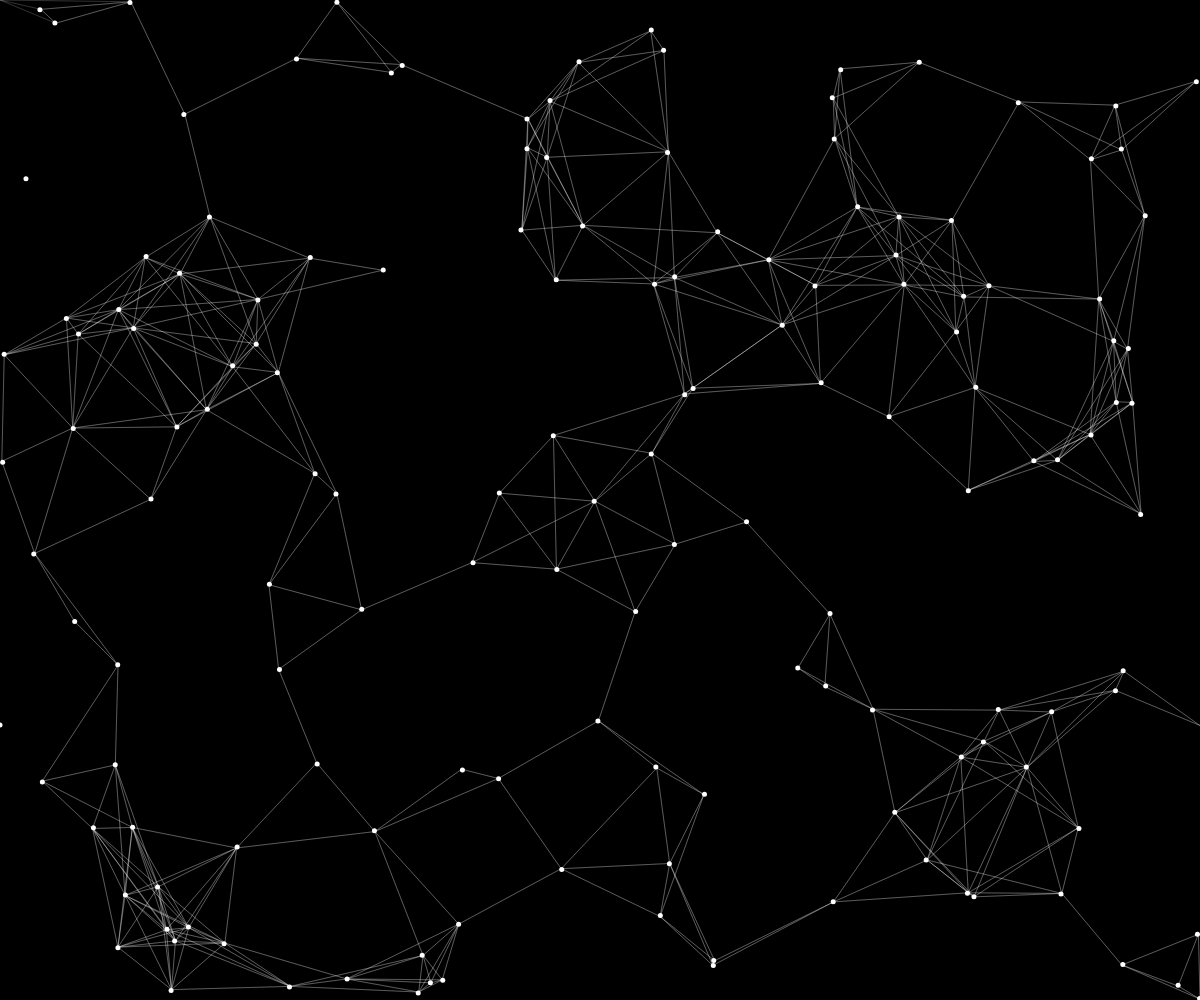
Frame 1 (no input)
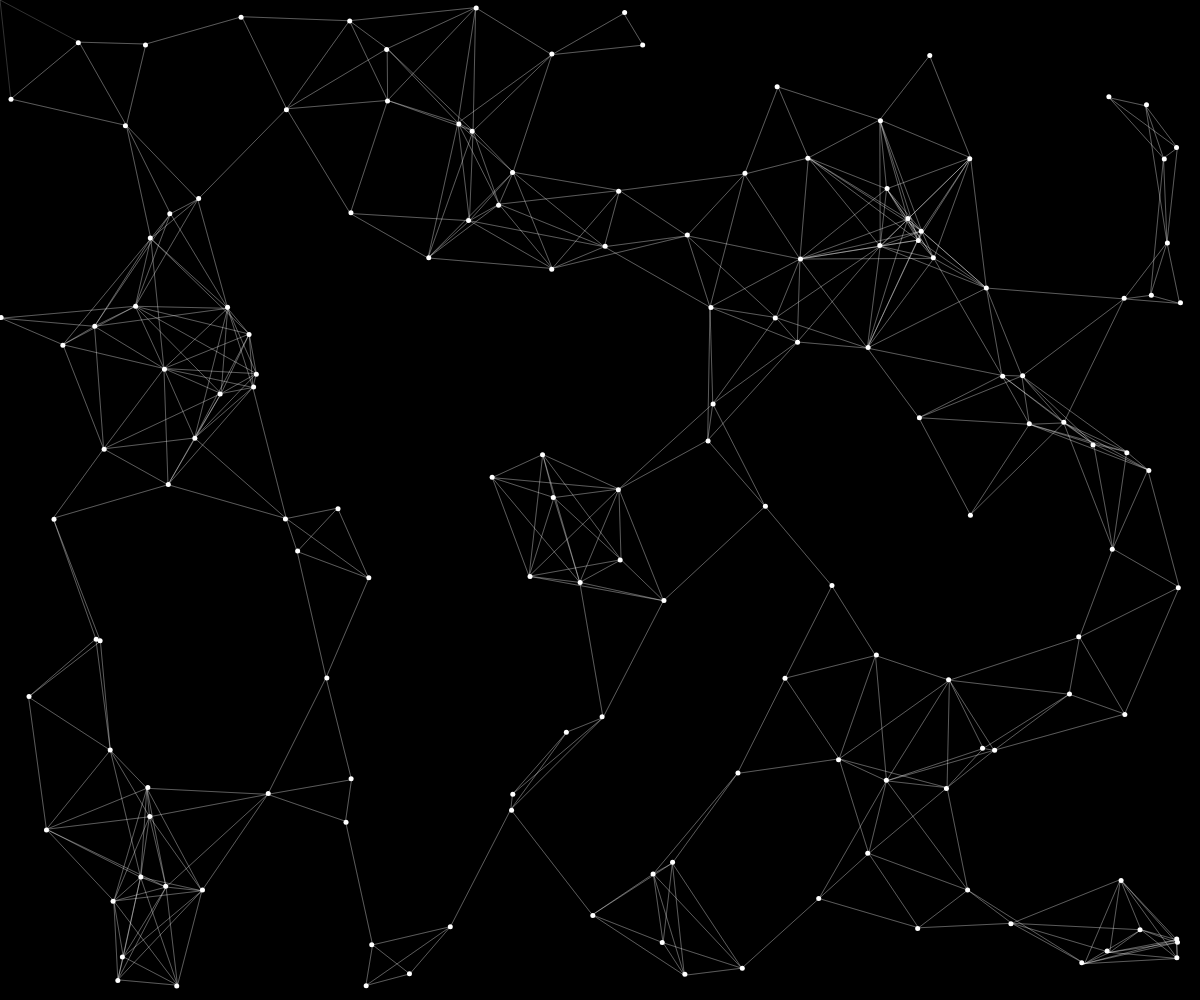
Frame 60 (no input)
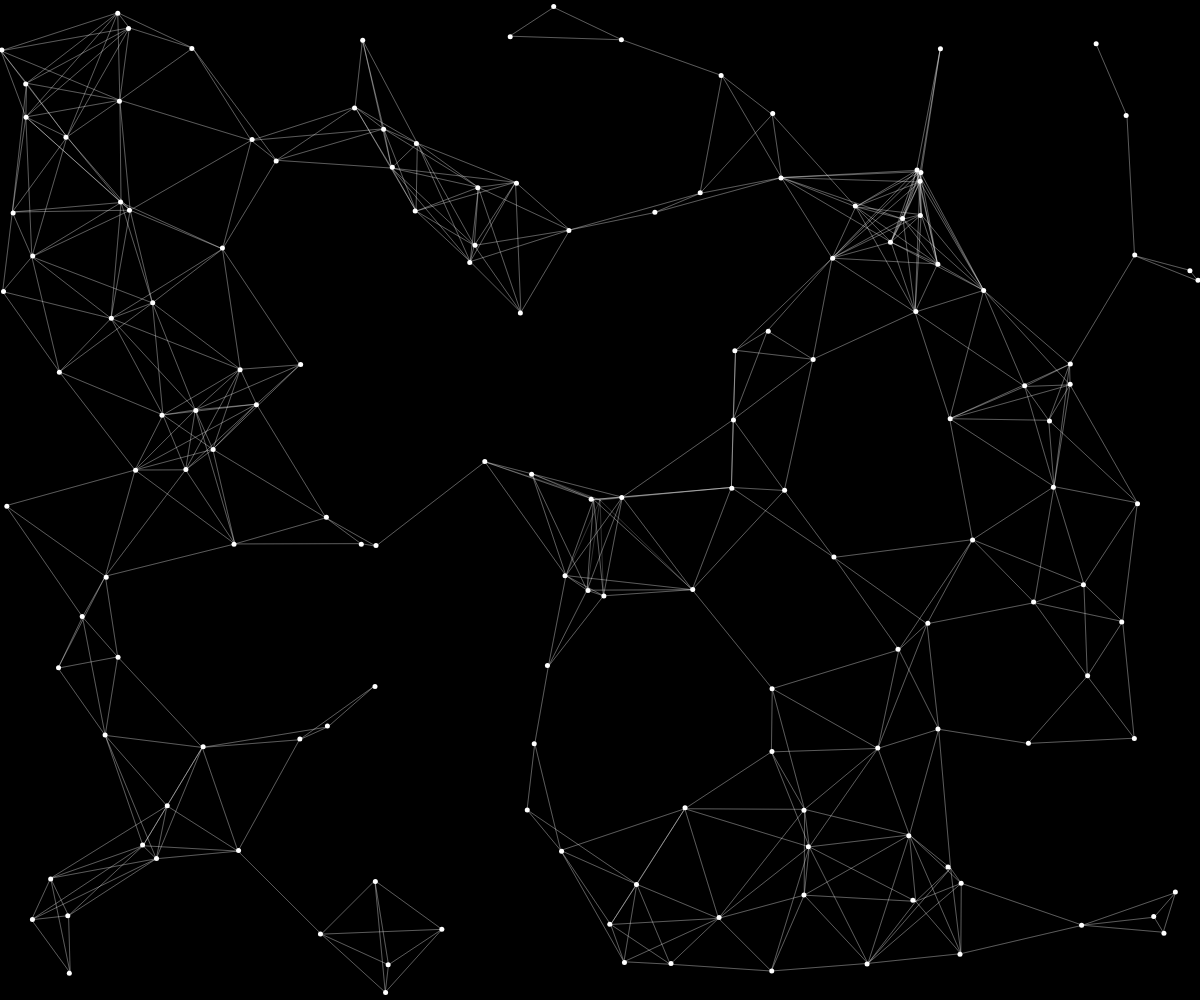
Frame 120 (the mouse pressed at the canvas centre since frame 60)

The p5.js sketch that drew these frames (run headless with seeded random() and noise() and a simulated clock; from frame 60 on, the mouse is pressed at the canvas centre):

// p5.js sketch
// ── sketch.js
// Array to hold particles
let particles = [];
// Number of particles
const numParticles = 150;
// Maximum distance for connection between particles
const maxConnectionDistance = 140;
// Radius of gravity influence
const gravityRadius = 60;
// Strength of gravity
const gravityStrength = 0.20;

// Setup function: runs once at the beginning
function setup() {
  // Create canvas that fills the entire window
  createCanvas(windowWidth, windowHeight);
  // Create particles and add them to the array
  for (let i = 0; i < numParticles; i++) {
    particles.push(new Particle(random(width), random(height)));
  }
}

// Draw function: continuously called to update the canvas
function draw() {
  // Set background color to black
  background(0);
  
  // Apply gravity from mouse position to particles
  let gravity = createVector(mouseX, mouseY);
  for (let i = 0; i < particles.length; i++) {
    // Calculate distance between particle and mouse
    let distance = p5.Vector.dist(gravity, particles[i].pos);
    // Apply gravity if within gravity radius
    if (distance < gravityRadius) {
      let gravityForce = p5.Vector.sub(gravity, particles[i].pos);
      gravityForce.setMag(gravityStrength);
      particles[i].applyForce(gravityForce);
    }
  }
  
  // Draw lines between particles
  for (let i = 0; i < particles.length; i++) {
    for (let j = 0; j < particles.length; j++) {
      // Draw line if particles are close enough
      if (i !== j && dist(particles[i].pos.x, particles[i].pos.y, particles[j].pos.x, particles[j].pos.y) < maxConnectionDistance) {
        // Set the color of the damn lines
        stroke(255, 50,);
        line(particles[i].pos.x, particles[i].pos.y, particles[j].pos.x, particles[j].pos.y);
      }
    }
  }
  
  // Draw lines from particles to mouse position
  for (let i = 0; i < particles.length; i++) {
    let distanceToMouse = p5.Vector.dist(particles[i].pos, gravity);
    // Draw line if particle is close enough to mouse
    if (distanceToMouse < maxConnectionDistance) {
      stroke(255, 50);
      line(particles[i].pos.x, particles[i].pos.y, gravity.x, gravity.y);
    }
  }
  
  // Update and display particles
  for (let i = 0; i < particles.length; i++) {
    particles[i].update();
    particles[i].display();
  }
}

// Particle class definition
class Particle {
  constructor(x, y) {
    this.pos = createVector(x, y);
    this.vel = createVector(random(-1, 1), random(-1, 1));
    this.acc = createVector(0, 0);
    this.maxSpeed = 3;
    this.maxForce = 0.1;
  }

  // Apply force to particle
  applyForce(force) {
    this.acc.add(force);
  }

  // Update particle's position and velocity
  update() {
    this.vel.add(this.acc);
    this.vel.limit(this.maxSpeed);
    this.pos.add(this.vel);
    this.acc.set(0, 0);

    // Wrap around screen edges
    if (this.pos.x > width) {
      this.pos.x = 0;
    } else if (this.pos.x < 0) {
      this.pos.x = width;
    }

    if (this.pos.y > height) {
      this.pos.y = 0;
    } else if (this.pos.y < 0) {
      this.pos.y = height;
    }
  }

  // Display particle as an ellipse
  display() {
    noStroke();
    //stroke(235,54, 30)
    fill(255);
    ellipse(this.pos.x, this.pos.y, 5, 5);
  }
}

// ── index2.html
<!DOCTYPE html>
<html lang="en">
<head>
  <link href="https://fonts.googleapis.com/css2?family=Poppins:wght@400;700&display=swap" rel="stylesheet">

  <meta charset="UTF-8">
  <meta name="viewport" content="width=device-width, initial-scale=1.0">
  <title>Nils Matteson</title>
  <link rel="stylesheet" href="styles.css">
</head>
<body>
  <header class="header">
    <h1 class="header-title">NILS MATTESON</h1>
    <h2 class="subtext">CS Student at UW Madison</h2>
    <script src="https://cdnjs.cloudflare.com/ajax/libs/p5.js/1.4.0/p5.js"></script>
    <script src="sketch.js"></script>
  </header>
  <!-- Other content of your website goes here -->

  <section id="about-me" class="section">
    <div class="section-content">
      <h2>About Me</h2>
      <p>Add your about me content here.</p>
    </div>
  </section>

  <section id="skills" class="section">
    <div class="section-content">
      <h2>Skills</h2>
      <ul>
        <li>Python - Proficient</li>
        <li>Java - Proficient</li>
        <li>JavaScript - Beginner</li>
        <li>HTML - Beginner</li>
        <li>CSS - Beginner</li>
      </ul>
    </div>
  </section>

  <section id="projects" class="section">
    <div class="section-content">
      <h2>Projects</h2>
      <p>Add your projects content here.</p>
    </div>
  </section>

</body>
</html>

// ── style.css
/* Reset some default styles */
body, h1, p, ul, li {
    margin: 0;
    padding: 0;
}

/* Basic styling */
body {
    font-family: Arial, sans-serif;
    line-height: 1.6;
}

header {
    background-color: #333;
    color: #fff;
    padding: 10px 0;
    text-align: center;
}

nav ul {
    list-style-type: none;
}

nav ul li {
    display: inline;
    margin-right: 10px;
}

nav ul li a {
    color: #fff;
    text-decoration: none;
}

main {
    padding: 20px;
}

footer {
    background-color: #333;
    color: #fff;
    text-align: center;
    padding: 10px 0;
    position: fixed;
    bottom: 0;
    width: 100%;
}

// ── styles.css
body {
  margin: 0;
  padding: 0;
  font-family: 'Poppins', sans-serif; /* Apply font family to the whole page */
  overflow: hidden; /* Hide overflow to prevent scrollbars */
}

.header {
  width: 100%;
  height: 25vh;
  position: relative;
  z-index: 2; /* Ensure header is above sections */
}

.header-title {
  color: rgb(255, 255, 255);
  text-align: center;
  font-size: 4rem;
  margin: 0;
  padding-top: 30px; /* Add some top padding to center vertically */
}

.subtext {
  color: rgb(255, 255, 255);
  text-align: center;
  font-size: 1.5rem;
}

.section {
  width: 70%;
  margin: 50px auto;
  padding: 20px; /* Add padding inside sections for content */
  border-radius: 10px;
  box-shadow: 0 0 10px rgba(0, 0, 0, 0.1); /* Add a shadow for depth */
  position: relative;
  z-index: 1; /* Ensure sections are above the canvas */
  
}

.section-content {
  background-color: rgba(255, 255, 255, 0.93); /* Semi-transparent background */
  border-radius: 10px;
  padding: 20px;
}

.section-content h2 {
  color: rgb(33, 33, 33);
  margin-bottom: 20px;
}

.section-content p {
  color: rgb(33, 33, 33);
  line-height: 1.6;
}

canvas {
  position: absolute;
  top: 0;
  left: 0;
  width: 100%;
  height: 100%;
  z-index: 0;
}
